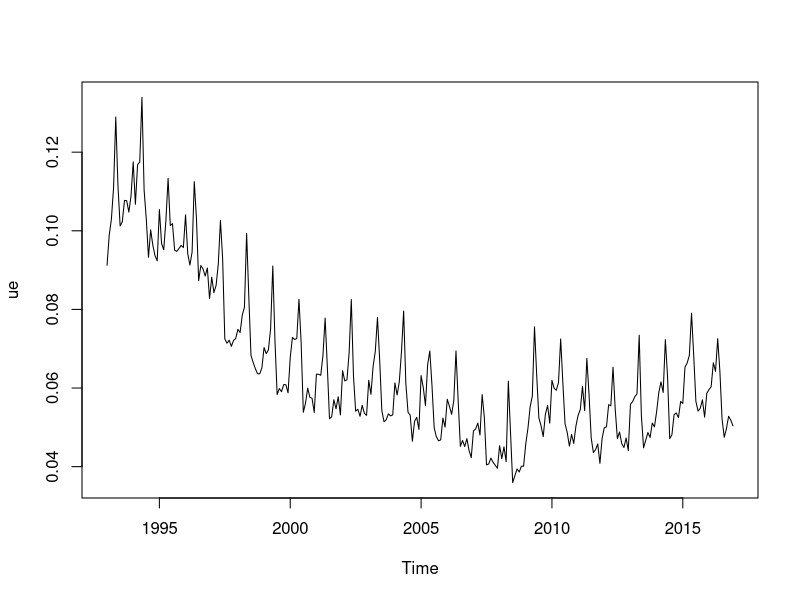
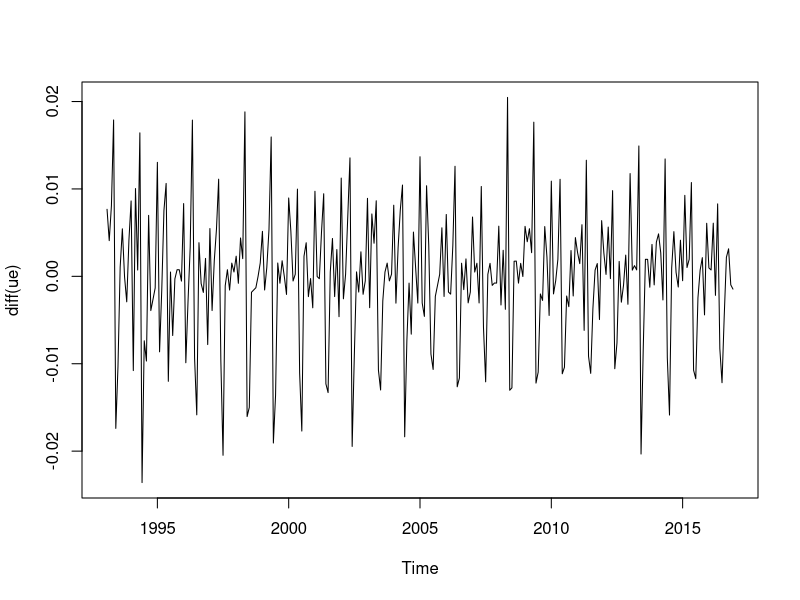

Write the R code that produced these figures, in order.
#T1

empl <- read.csv2("empl.csv", header=TRUE)

osuus <- empl$unempl/empl$population

ue <- ts(osuus, start=1993, frequency=12)

ts.plot(ue)

ts.plot(diff(ue))

#===============================================================================

#T2